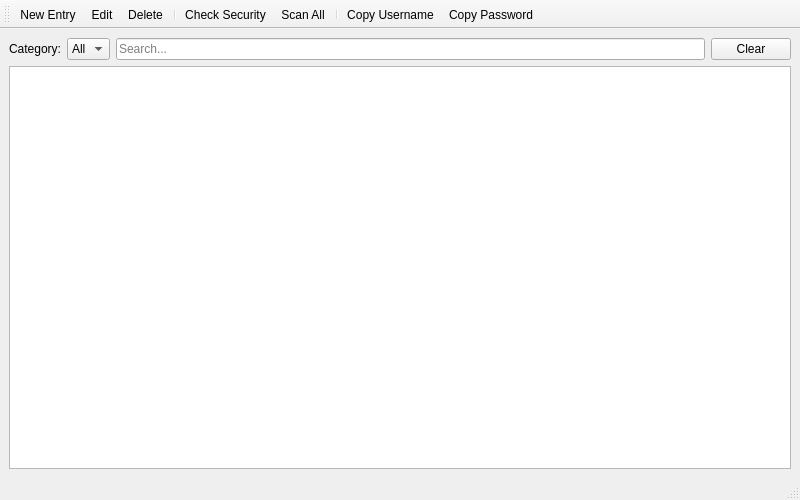
<?xml version="1.0" encoding="UTF-8"?>
<ui version="4.0">
 <class>MainWindow</class>
 <widget class="QMainWindow" name="MainWindow">
  <property name="geometry">
   <rect>
    <width>800</width>
    <height>500</height>
   </rect>
  </property>
  <property name="windowTitle">
   <string>Password Manager</string>
  </property>
  <widget class="QWidget" name="centralwidget">
   <layout class="QVBoxLayout" name="mainLayout">
    <item>
     <layout class="QHBoxLayout" name="searchLayout">
      <item>
       <widget class="QLabel" name="labelCategory">
        <property name="text">
         <string>Category:</string>
        </property>
       </widget>
      </item>
      <item>
       <widget class="QComboBox" name="comboCategory">
        <item>
         <property name="text">
          <string>All</string>
         </property>
        </item>
       </widget>
      </item>
      <item>
       <widget class="QLineEdit" name="editSearch">
        <property name="placeholderText">
         <string>Search...</string>
        </property>
       </widget>
      </item>
      <item>
       <widget class="QPushButton" name="btnClear">
        <property name="text">
         <string>Clear</string>
        </property>
       </widget>
      </item>
     </layout>
    </item>
    <item>
     <widget class="QTableView" name="tableView">
      <property name="selectionBehavior">
       <enum>QAbstractItemView::SelectRows</enum>
      </property>
     </widget>
    </item>
   </layout>
  </widget>
  <widget class="QToolBar" name="toolBar">
   <attribute name="toolBarArea">
    <enum>TopToolBarArea</enum>
   </attribute>
   <addaction name="actionNew"/>
   <addaction name="actionEdit"/>
   <addaction name="actionDelete"/>
   <addaction name="separator"/>
   <addaction name="actionCheckBreach"/>
   <addaction name="actionCheckAll"/>
   <addaction name="separator"/>
   <addaction name="actionCopyUser"/>
   <addaction name="actionCopyPass"/>
  </widget>
  <widget class="QStatusBar" name="statusbar"/>
  <action name="actionNew">
   <property name="text">
    <string>New Entry</string>
   </property>
  </action>
  <action name="actionEdit">
   <property name="text">
    <string>Edit</string>
   </property>
  </action>
  <action name="actionDelete">
   <property name="text">
    <string>Delete</string>
   </property>
  </action>
  <action name="actionCopyUser">
   <property name="text">
    <string>Copy Username</string>
   </property>
  </action>
  <action name="actionCopyPass">
   <property name="text">
    <string>Copy Password</string>
   </property>
  </action>
  <action name="actionCheckBreach">
   <property name="text">
    <string>Check Security</string>
   </property>
   <property name="toolTip">
    <string>Check single password in breach database</string>
   </property>
  </action>
  <action name="actionCheckAll">
   <property name="text">
    <string>Scan All</string>
   </property>
   <property name="toolTip">
    <string>Background scan for all passwords</string>
   </property>
  </action>
 </widget>
</ui>
